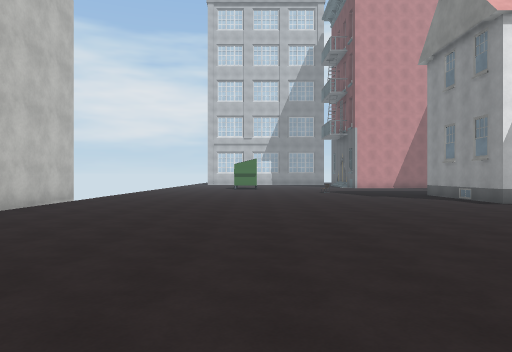
View 1 (above)

24 first-person views from a walk through a scene from a Unity 3-D project. The camera is 1.5 m above the floor, looks level and sees 70° across. The floor is counted in squares, 2 m on a side. Each view is taken from the middle of a square. On the plan, view 1 faces up. The plan holds only what a view shows up to about 11 squares ahead; the rest is blank. The place goes on beyond the plan. The player is left out. Door leaves are left out, so doorways stand open. Some surface patterns are stand-ins.

View 2
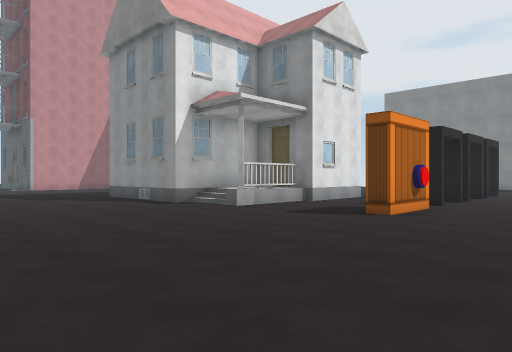

View 3
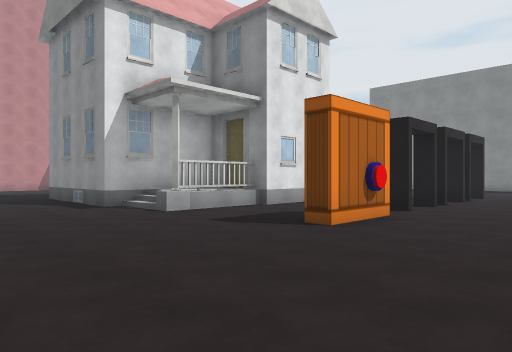

View 4
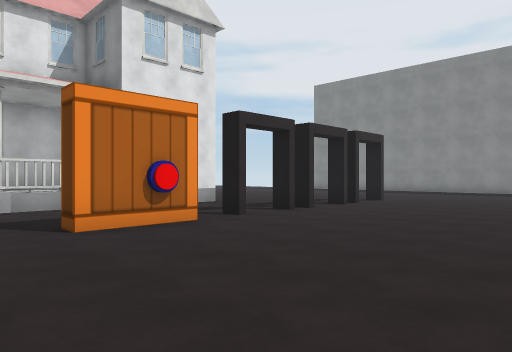

View 5
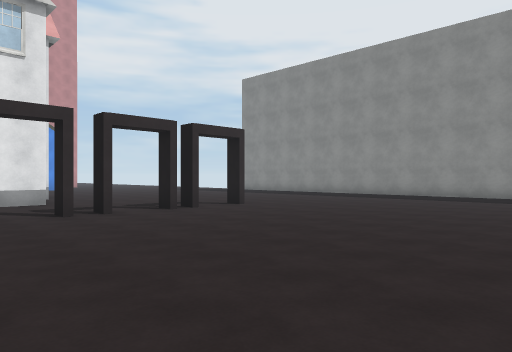

View 6
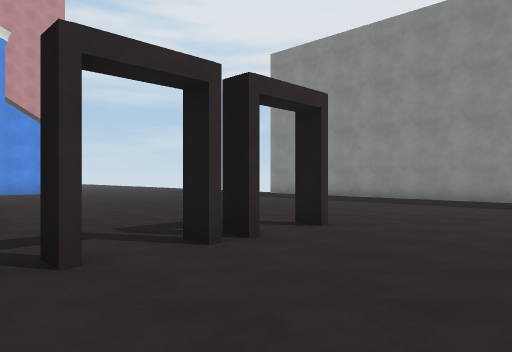

View 7
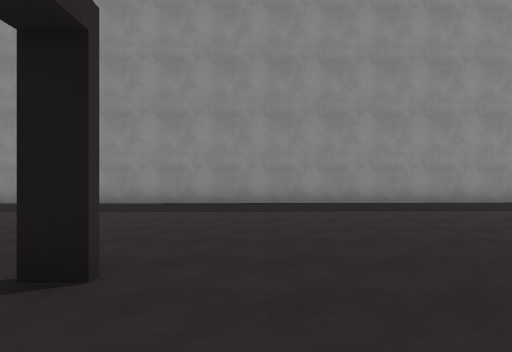

View 8
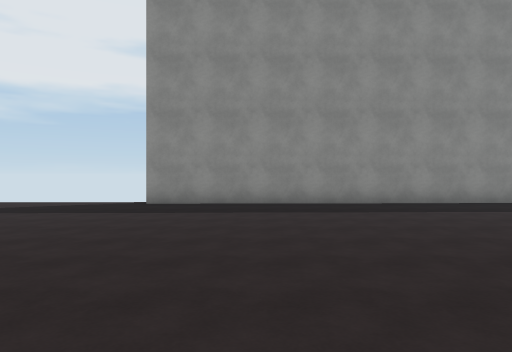

View 9
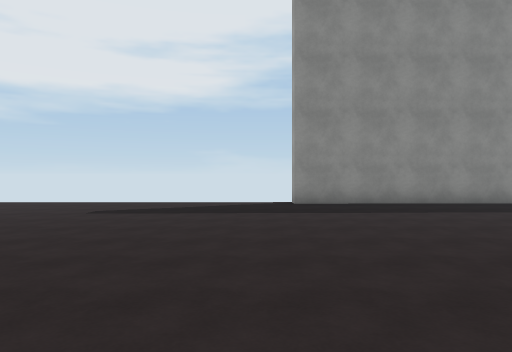

View 10
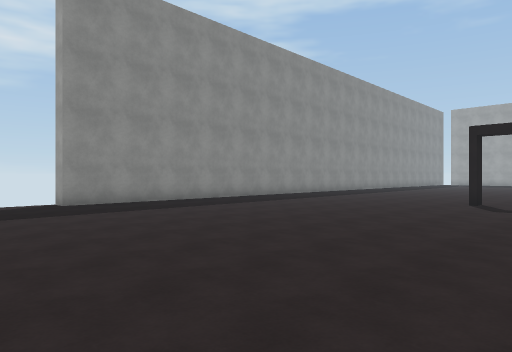

View 11
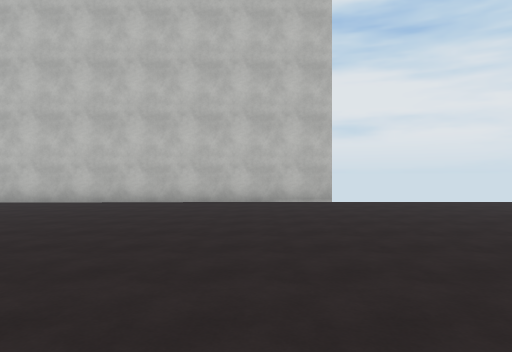

View 12
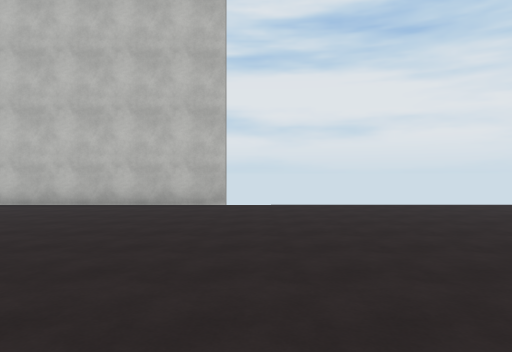

View 13
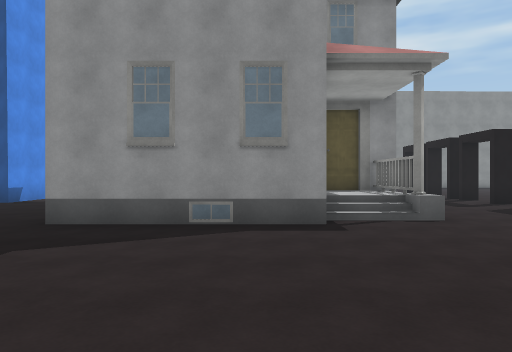

View 14
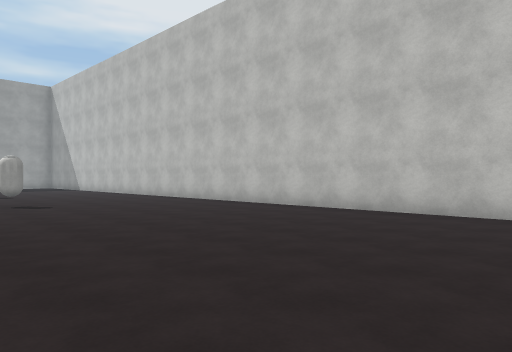

View 15
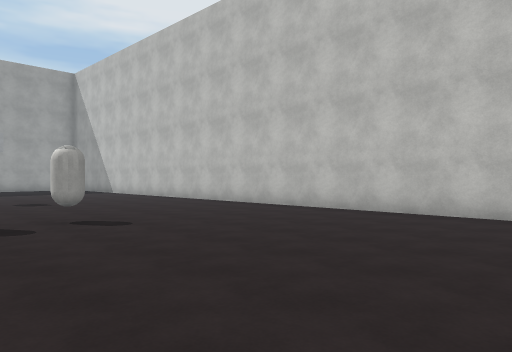

View 16
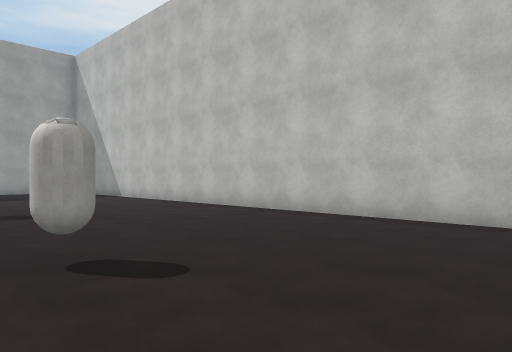

View 17
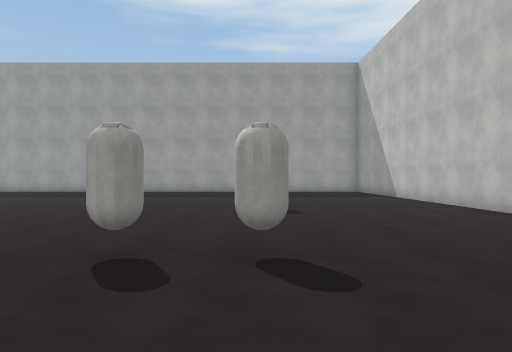

View 18
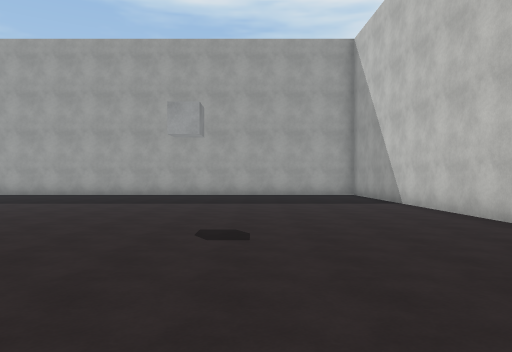

View 19
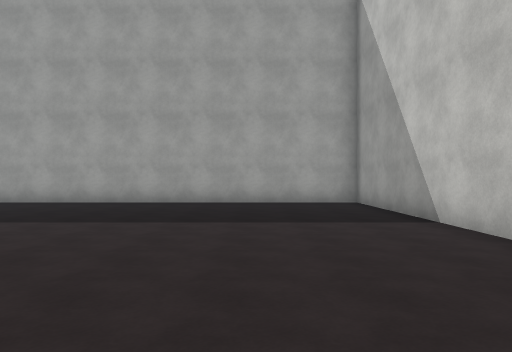

View 20
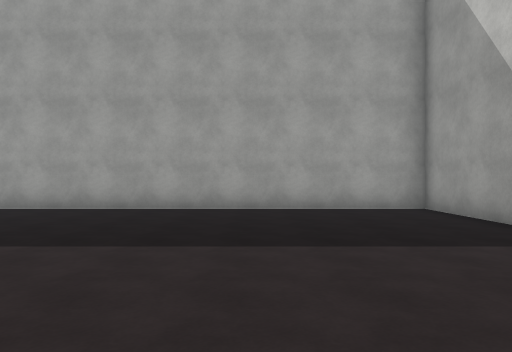

View 21
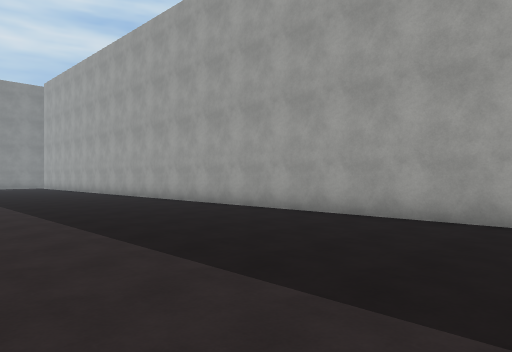

View 22
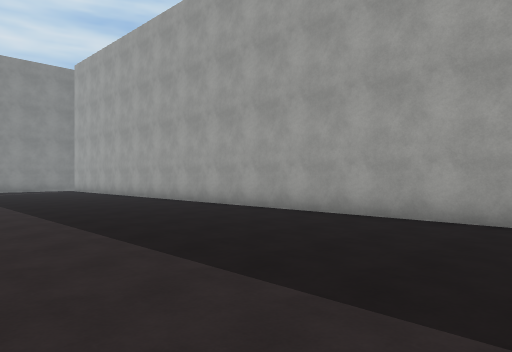

View 23
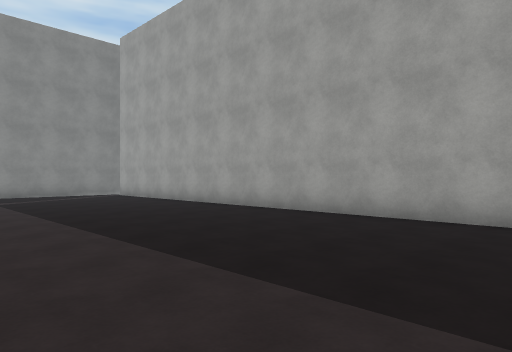

View 24
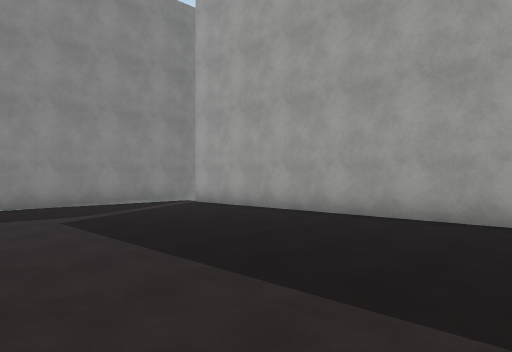

### Floor plan
Key: @ floor where view 1 was taken; # wall or solid block; x gap in a wall; . floor; / step, stairs or slope; D open door; B building; C capsule; O other object.
Columns run from 6 left of view 1 to 25 right of it. Each row starts with its distance up from view 1.
 15  ......     ..      . .........
 14  ........ ...#       ..........
 13  ............#      ...........
 12  ............#      ..........#
 11 x............#      ..........#
 10 #............####   ..........#
  9 #............/  #  ...........#
  8 #.............BB###...........#
  7 #.............................#
  6 #.............................#
  5 #................DD#..........#
  4 #.............#O.DD..#.#......#
  3 #.............................#
  2 #.............................##
  1 #..............................#
  0 #.....@..    ..................#
 -1 #.......    . .................#
 -2 #........        ........  ....#
 -3 #.....CC.       . ..        ...#
 -4 #.........                    .#
 -5 #..........
 -6 #..........
 -7 ##..........
 -8  #...........
 -9  #...........
-10  #............
-11  #............. . .. . ..
-12  #............................
-13  #.............................#
-14  #.............................#
-15  #.............................#
-16  #.............................#
-17  #.............................#
-18  #############################x

Positions as (right, up) in squares from view 1, and headings:
1: (0, 0), facing up
2: (1, 1), facing up-right
3: (3, 1), facing up-right
4: (6, -1), facing up-right
5: (10, -3), facing up-right
6: (12, 1), facing up-right
7: (14, 3), facing right
8: (14, 9), facing right
9: (14, 13), facing right
10: (14, 15), facing down-right
11: (5, 9), facing left
12: (4, 12), facing left
13: (1, 11), facing right
14: (2, 7), facing down-left
15: (2, 3), facing down-left
16: (1, 0), facing down-left
17: (0, 0), facing down
18: (-1, -3), facing down
19: (-2, -7), facing down
20: (-1, -9), facing down
21: (0, -11), facing down-right
22: (5, -11), facing down-right
23: (10, -11), facing down-right
24: (15, -11), facing down-right
